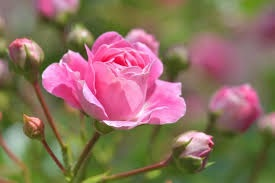
#> input picture Images/image3.jpg, 275 x 183 px, found by its file name
$ jupyter execute '3.Histogram equalization.ipynb'
#> lines starting #> are read from the running program, lines starting #| are printed output that depends on the picture
[cell 1]
import numpy as np
import matplotlib.pyplot as plt
from scipy.stats import norm
import cv2

[cell 2]
# Define the range of x-values
x = np.linspace(-5, 5, 1000)

# Calculate the PMF
pmf = norm.pdf(x, 0, 1)

# Calculate the CMF
cmf = norm.cdf(x, 0, 1)

# Plot the PMF
plt.plot(x, pmf, label='PMF')

# Plot the CMF
plt.plot(x, cmf, label='CMF')

# Add a title and axis labels
plt.title('Gaussian PMF and CMF')
plt.xlabel('x')
plt.ylabel('Probability')

# Add a legend
plt.legend()

# Show the plot
plt.show()
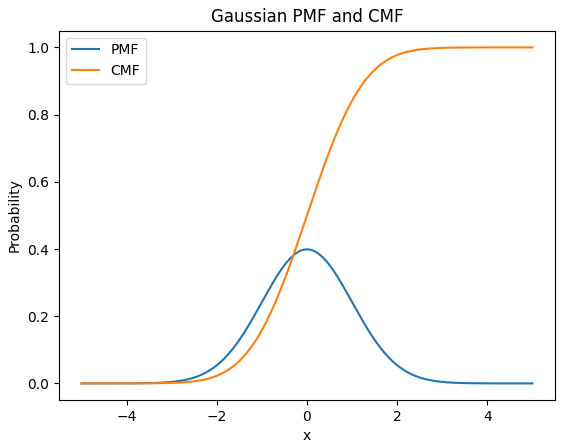
#> figure drawn by matplotlib, 1 panel; curve peaks at x = -0.00501, y = 0.399; curve peaks at x = 5, y = 1

[cell 3]
# Load the image
img = cv2.imread('/Images/image3.jpg', cv2.IMREAD_GRAYSCALE)
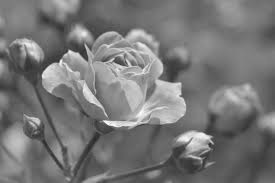
#> img: shape (183, 275); min 40, max 255, mean 118.7

# Calculate the histogram of the original image
hist_orig, bins = np.histogram(img.flatten(), 256, [0, 256])
#> hist_orig = 256 values, max 792 at index 115, min 0 at index 0, mean 196.6; bins = 257 values from 0 to 256

# Apply histogram equalization
img_eq = cv2.equalizeHist(img)
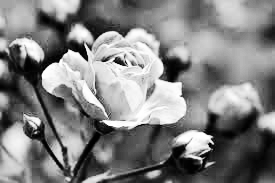
#> img_eq: shape (183, 275); min 0, max 255, mean 128.7

# Calculate the histogram of the equalized image
hist_eq, bins = np.histogram(img_eq.flatten(), 256, [0, 256])
#> hist_eq = 256 values, max 792 at index 135, min 0 at index 8, mean 196.6

# Apply histogram matching transform
ref_img = cv2.imread('reference_image.jpg', cv2.IMREAD_GRAYSCALE)
match = cv2.createCLAHE(clipLimit=2.0, tileGridSize=(8,8))
img_match = match.apply(img)
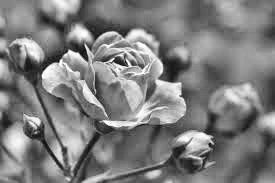
#> img_match: shape (183, 275); min 16, max 255, mean 125.8

# Calculate the histogram of the matched image
hist_match, bins = np.histogram(img_match.flatten(), 256, [0, 256])
#> hist_match = 256 values, max 579 at index 132, min 0 at index 0, mean 196.6

# Plot the histograms
plt.figure(figsize=(10,8))

plt.subplot(2,2,1)
plt.imshow(img, cmap='gray')
plt.title('Original Image')

plt.subplot(2,2,2)
plt.plot(hist_orig)
plt.title('Original Image Histogram')

plt.subplot(2,2,3)
plt.imshow(img_eq, cmap='gray')
plt.title('Equalized Image')

plt.subplot(2,2,4)
plt.plot(hist_eq)
plt.title('Equalized Image Histogram')

plt.figure(figsize=(10,4))

plt.subplot(1,2,1)
plt.imshow(img_match, cmap='gray')
plt.title('Matched Image')

plt.subplot(1,2,2)
plt.plot(hist_match)
plt.title('Matched Image Histogram')

plt.show()
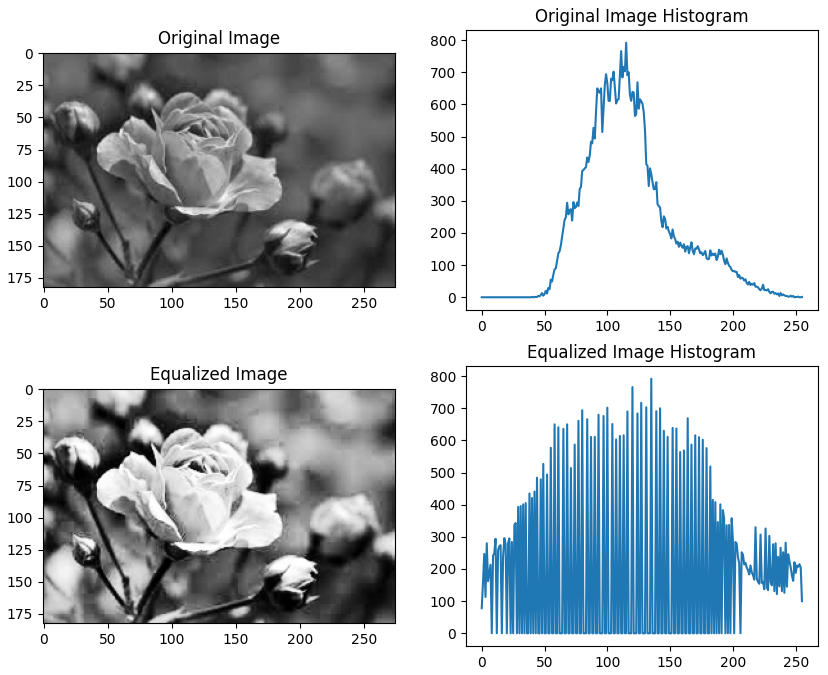
#> figure drawn by matplotlib, 4 panels; panel 2: curve peaks at x = 115, y = 792; panel 4: curve peaks at x = 135, y = 792
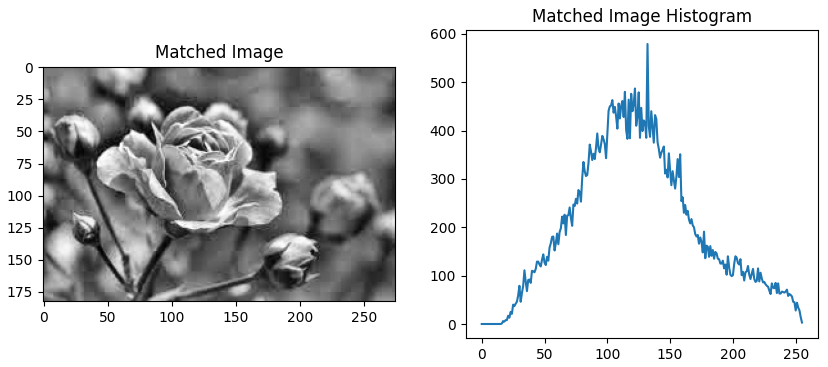
#> figure drawn by matplotlib, 2 panels; panel 2: curve peaks at x = 132, y = 579

$ run again, with Images/image1.jpg copied over Images/image3.jpg
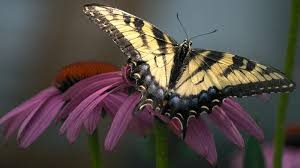
#> input picture Images/image1.jpg, 300 x 168 px, found by its file name
#> hist_orig = 256 values, max 828 at index 59, min 1 at index 254, mean 196.9; bins = 257 values from 0 to 256
#> hist_eq = 256 values, max 828 at index 105, min 0 at index 15, mean 196.9
#> `img_match = match.apply(img)`:
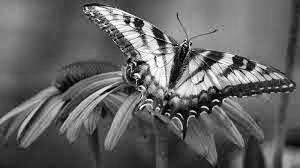
#> img_match: shape (168, 300); min 1, max 255, mean 98.8
#> hist_match = 256 values, max 523 at index 78, min 0 at index 0, mean 196.9
#> `plt.show()`:
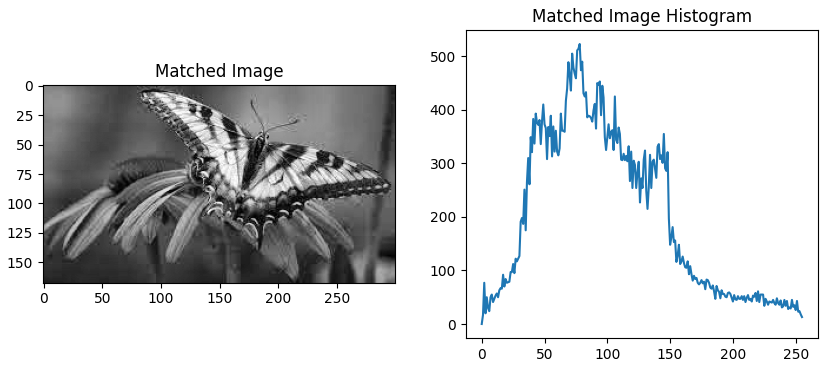
#> figure drawn by matplotlib, 2 panels; panel 2: curve peaks at x = 78, y = 523

$ run again, with Images/image2.jpg copied over Images/image3.jpg
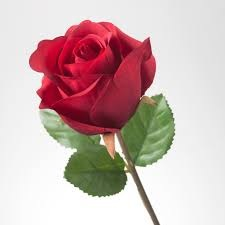
#> input picture Images/image2.jpg, 225 x 225 px, found by its file name
#> hist_orig = 256 values, max 2724 at index 235, min 0 at index 0, mean 197.8; bins = 257 values from 0 to 256
#> `img_eq = cv2.equalizeHist(img)`:
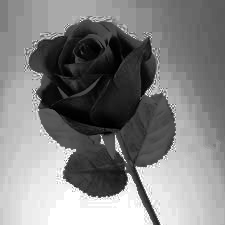
#> img_eq: shape (225, 225); min 0, max 255, mean 129.9
#> hist_eq = 256 values, max 2724 at index 140, min 0 at index 29, mean 197.8
#> hist_match = 256 values, max 2491 at index 255, min 0 at index 0, mean 197.8
#> `plt.show()`:
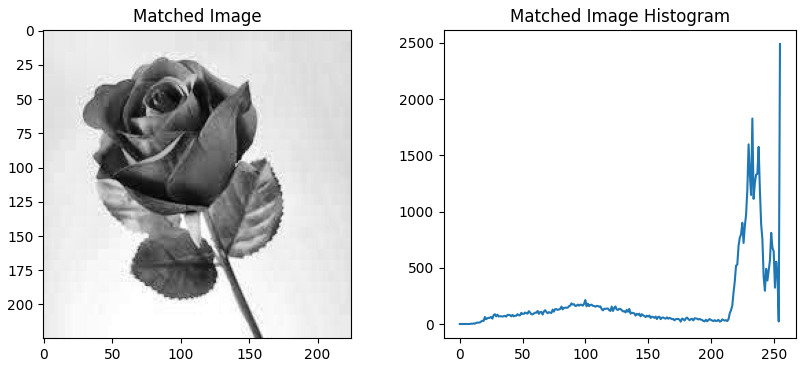
#> figure drawn by matplotlib, 2 panels; panel 2: curve peaks at x = 255, y = 2491
